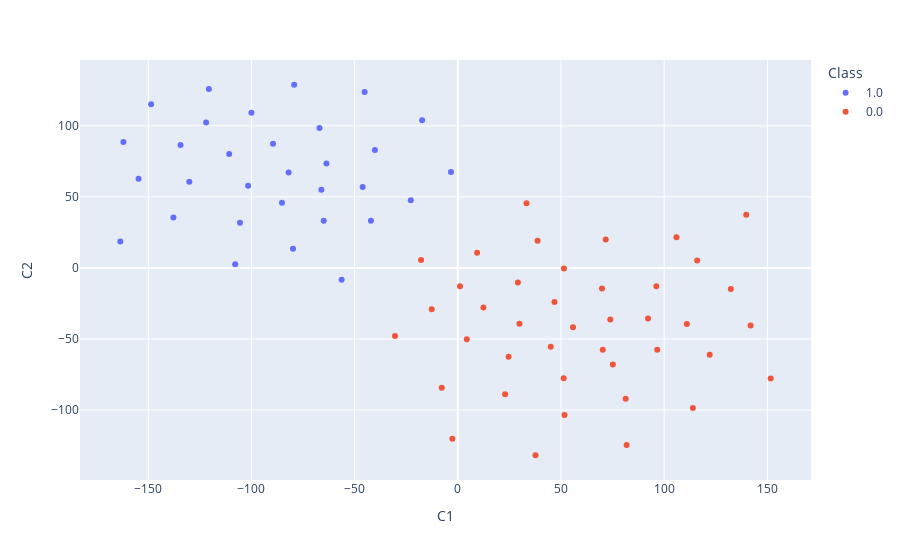

The notebook cell saved with this chart:
### Code cell
fig = px.scatter(df, x="C1", y="C2", color="Class")
fig.show()

### Figure 1 — Plotly figure (JSON) as saved in the notebook; plotly's stock layout.template omitted (floating-point values rounded to 4 significant figures)
{"data": [{"hovertemplate": "Class=1.0<br>C1=%{x}<br>C2=%{y}<extra></extra>", "legendgroup": "1.0", "marker": {"color": "#636efa", "symbol": "circle"}, "mode": "markers", "name": "1.0", "orientation": "v", "showlegend": true, "type": "scatter", "x": [-162.1, -148.6, -137.8, -130.1, -163.6, -100.0, -45.16, -122.0, -17.3, -120.6, -134.4, -56.31, -66.11, -89.55, -85.21, -101.6, -3.313, -63.68, -82.01, -22.79, -46.1, -42.1, -105.6, -107.9, -110.8, -79.32, -79.86, -40.19, -154.7, -64.99, -67.05], "xaxis": "x", "y": [88.72, 115.1, 35.5, 60.72, 18.55, 109.2, 123.8, 102.4, 103.9, 126.0, 86.5, -8.308, 55.09, 87.34, 45.9, 57.8, 67.45, 73.46, 67.11, 47.72, 56.93, 33.22, 31.75, 2.631, 80.19, 128.9, 13.6, 82.97, 62.75, 33.19, 98.49], "yaxis": "y"}, {"hovertemplate": "Class=0.0<br>C1=%{x}<br>C2=%{y}<extra></extra>", "legendgroup": "0.0", "marker": {"color": "#EF553B", "symbol": "circle"}, "mode": "markers", "name": "0.0", "orientation": "v", "showlegend": true, "type": "scatter", "x": [141.9, -2.65, -7.785, 51.43, 38.65, 51.7, 113.9, 71.68, 9.352, 96.19, 139.8, 81.8, 22.91, 132.3, 4.348, 51.3, 81.35, 1.042, 24.6, 69.88, -17.81, 29.87, -30.46, 151.6, 33.29, 46.84, 45.04, 111.0, 37.66, -12.66, 55.83, 96.63, 116.0, 106.0, 73.87, 122.1, 75.1, 12.4, 92.17, 70.23, 29.1], "xaxis": "x", "y": [-40.57, -120.2, -84.29, -0.4058, 19.15, -103.5, -98.56, 20.09, 10.72, -12.83, 37.48, -124.5, -88.95, -14.83, -50.11, -77.56, -92.05, -12.91, -62.45, -14.43, 5.629, -39.21, -47.91, -77.75, 45.6, -24.0, -55.45, -39.41, -131.8, -28.99, -41.65, -57.62, 5.236, 21.54, -36.33, -60.98, -67.85, -27.76, -35.62, -57.5, -10.24], "yaxis": "y"}], "layout": {"legend": {"title": {"text": "Class"}, "tracegroupgap": 0}, "margin": {"t": 60}, "xaxis": {"anchor": "y", "domain": [0, 1], "title": {"text": "C1"}}, "yaxis": {"anchor": "x", "domain": [0, 1], "title": {"text": "C2"}}}}
